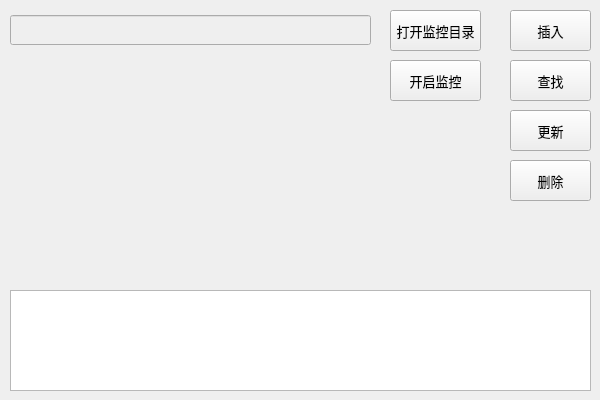
<?xml version="1.0" encoding="UTF-8"?>
<ui version="4.0">
 <class>MY_File_watch_TestClass</class>
 <widget class="QWidget" name="MY_File_watch_TestClass">
  <property name="geometry">
   <rect>
    <x>0</x>
    <y>0</y>
    <width>600</width>
    <height>400</height>
   </rect>
  </property>
  <property name="font">
   <font>
    <family>微软雅黑</family>
    <pointsize>10</pointsize>
   </font>
  </property>
  <property name="windowTitle">
   <string>MY_File_watch_Test</string>
  </property>
  <widget class="QTextEdit" name="textEdit">
   <property name="geometry">
    <rect>
     <x>10</x>
     <y>290</y>
     <width>581</width>
     <height>101</height>
    </rect>
   </property>
  </widget>
  <widget class="QPushButton" name="btn_monitor">
   <property name="geometry">
    <rect>
     <x>390</x>
     <y>60</y>
     <width>91</width>
     <height>41</height>
    </rect>
   </property>
   <property name="text">
    <string>开启监控</string>
   </property>
  </widget>
  <widget class="QPushButton" name="btn_insert">
   <property name="geometry">
    <rect>
     <x>510</x>
     <y>10</y>
     <width>81</width>
     <height>41</height>
    </rect>
   </property>
   <property name="text">
    <string>插入</string>
   </property>
  </widget>
  <widget class="QPushButton" name="btn_find">
   <property name="geometry">
    <rect>
     <x>510</x>
     <y>60</y>
     <width>81</width>
     <height>41</height>
    </rect>
   </property>
   <property name="text">
    <string>查找</string>
   </property>
  </widget>
  <widget class="QPushButton" name="btn_update">
   <property name="geometry">
    <rect>
     <x>510</x>
     <y>110</y>
     <width>81</width>
     <height>41</height>
    </rect>
   </property>
   <property name="text">
    <string>更新</string>
   </property>
  </widget>
  <widget class="QPushButton" name="btn_delete">
   <property name="geometry">
    <rect>
     <x>510</x>
     <y>160</y>
     <width>81</width>
     <height>41</height>
    </rect>
   </property>
   <property name="text">
    <string>删除</string>
   </property>
  </widget>
  <widget class="QPushButton" name="btn_open_filedir">
   <property name="geometry">
    <rect>
     <x>390</x>
     <y>10</y>
     <width>91</width>
     <height>41</height>
    </rect>
   </property>
   <property name="font">
    <font>
     <family>微软雅黑</family>
     <pointsize>10</pointsize>
    </font>
   </property>
   <property name="text">
    <string>打开监控目录</string>
   </property>
  </widget>
  <widget class="QLineEdit" name="Lined_folder_path">
   <property name="enabled">
    <bool>false</bool>
   </property>
   <property name="geometry">
    <rect>
     <x>10</x>
     <y>15</y>
     <width>361</width>
     <height>30</height>
    </rect>
   </property>
  </widget>
 </widget>
 <layoutdefault spacing="6" margin="11"/>
 <resources>
  <include location="my_file_watch_test.qrc"/>
 </resources>
 <connections/>
</ui>
